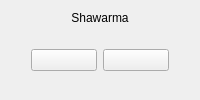
     <widget class="QWidget" name="shawarma">
      <layout class="QGridLayout" name="gridLayout_7">
       <item row="0" column="0">
        <layout class="QGridLayout" name="gridLayout_6">
         <item row="0" column="0">
          <layout class="QVBoxLayout" name="verticalLayout_3">
           <item>
            <widget class="QLabel" name="shawarma_label">
             <property name="text">
              <string>Shawarma</string>
             </property>
             <property name="alignment">
              <set>Qt::AlignCenter</set>
             </property>
            </widget>
           </item>
           <item>
            <layout class="QHBoxLayout" name="horizontalLayout_6">
             <item>
              <spacer name="verticalSpacer_7">
               <property name="orientation">
                <enum>Qt::Vertical</enum>
               </property>
               <property name="sizeHint" stdset="0">
                <size>
                 <width>20</width>
                 <height>40</height>
                </size>
               </property>
              </spacer>
             </item>
             <item>
              <widget class="QPushButton" name="shaw_original">
               <property name="text">
                <string/>
               </property>
               <property name="icon">
                <iconset resource="teaIcons/foods/foodIcons.qrc">
                 <normaloff>:/icons/shawarma/original.png</normaloff>:/icons/shawarma/original.png</iconset>
               </property>
               <property name="iconSize">
                <size>
                 <width>351</width>
                 <height>200</height>
                </size>
               </property>
               <property name="checkable">
                <bool>true</bool>
               </property>
              </widget>
             </item>
             <item>
              <widget class="QPushButton" name="shaw_spicy">
               <property name="text">
                <string/>
               </property>
               <property name="icon">
                <iconset resource="teaIcons/foods/foodIcons.qrc">
                 <normaloff>:/icons/shawarma/spicy.png</normaloff>:/icons/shawarma/spicy.png</iconset>
               </property>
               <property name="iconSize">
                <size>
                 <width>351</width>
                 <height>200</height>
                </size>
               </property>
               <property name="checkable">
                <bool>true</bool>
               </property>
              </widget>
             </item>
             <item>
              <spacer name="verticalSpacer_8">
               <property name="orientation">
                <enum>Qt::Vertical</enum>
               </property>
               <property name="sizeHint" stdset="0">
                <size>
                 <width>20</width>
                 <height>40</height>
                </size>
               </property>
              </spacer>
             </item>
            </layout>
           </item>
          </layout>
         </item>
        </layout>
       </item>
      </layout>
     </widget>
